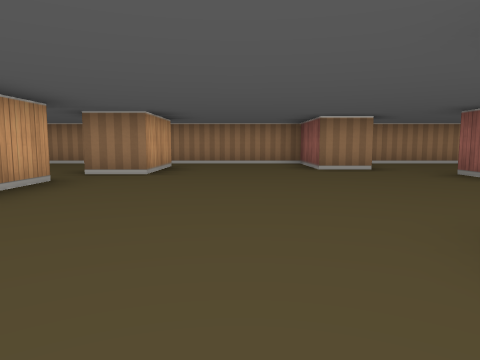
view 1 (above)

22 first-person views from a walk through a cub3D ray-caster map. The camera is about half as high as the walls, tilts 6° down and sees 70° across. The floor is counted in squares. Each view is taken from the middle of a square. On the plan, view 1 faces up. The plan holds only what a view shows up to about 9 squares ahead; the rest is blank.

view 2
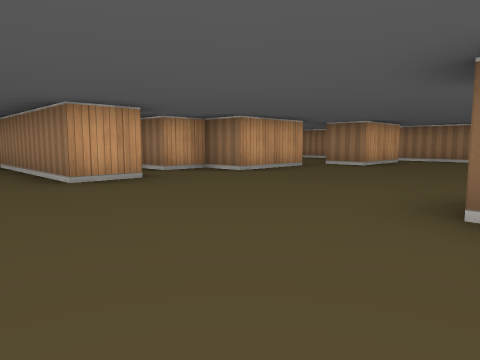

view 3
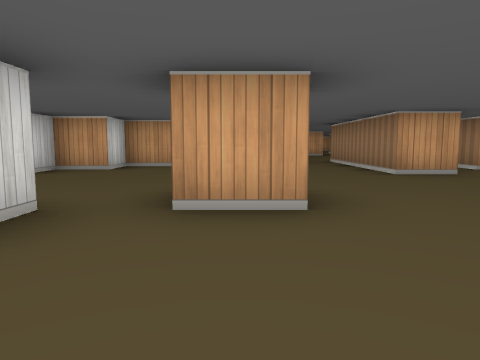

view 4
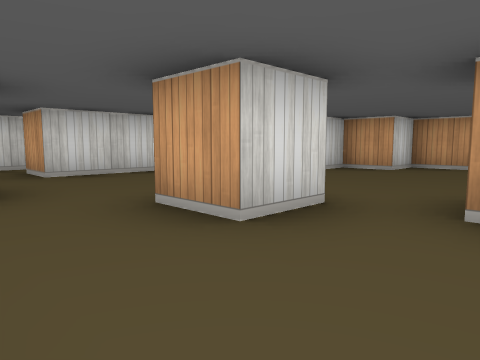

view 5
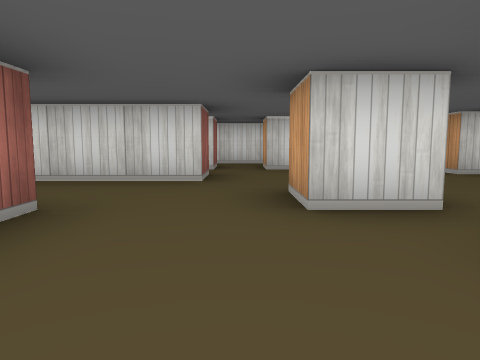

view 6
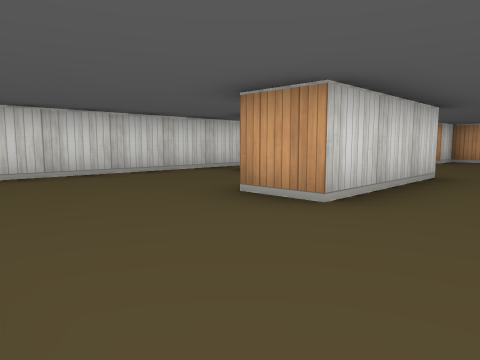

view 7
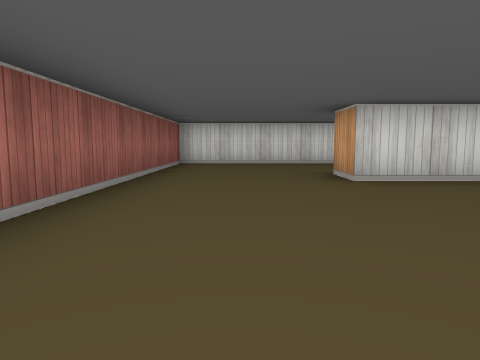

view 8
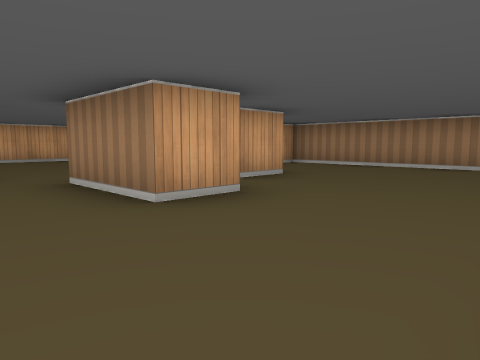

view 9
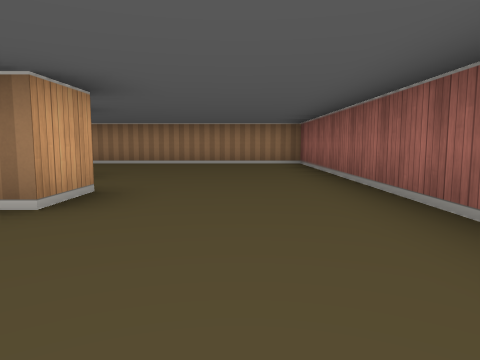

view 10
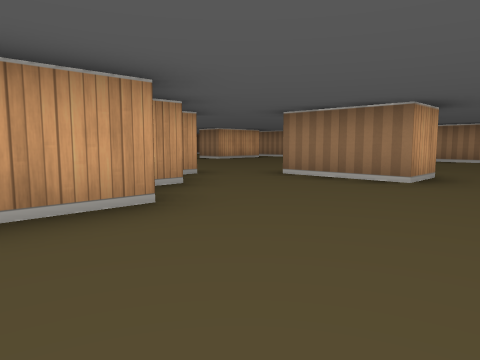

view 11
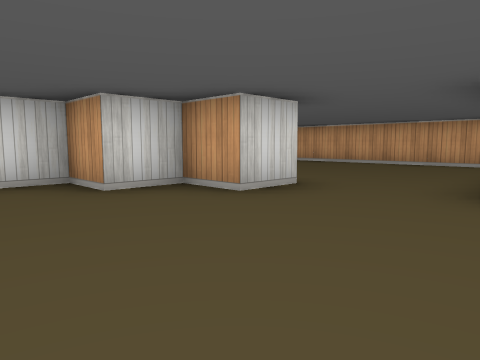

view 12
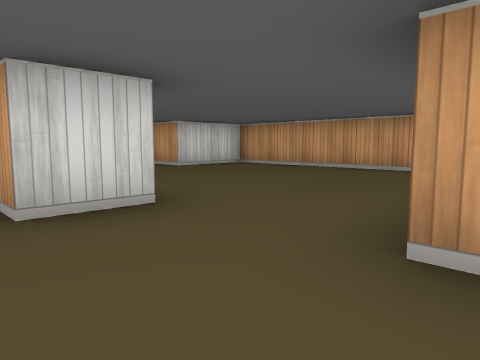

view 13
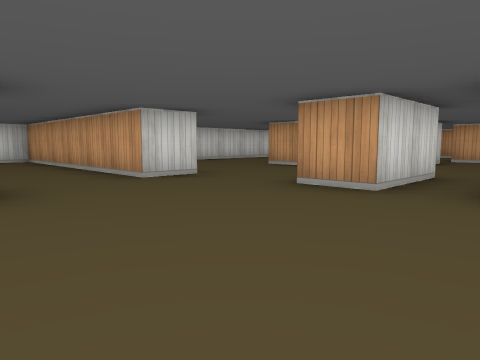

view 14
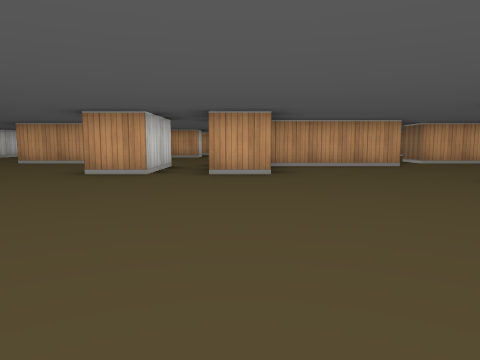

view 15
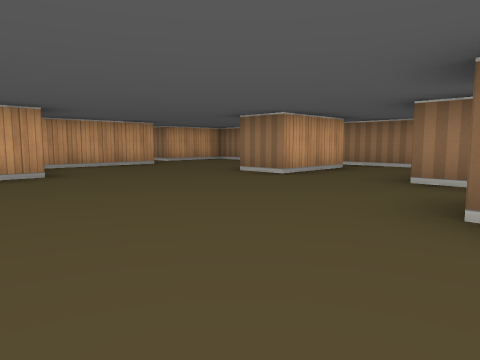

view 16
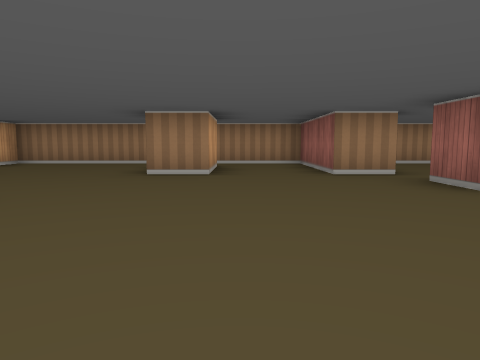

view 17
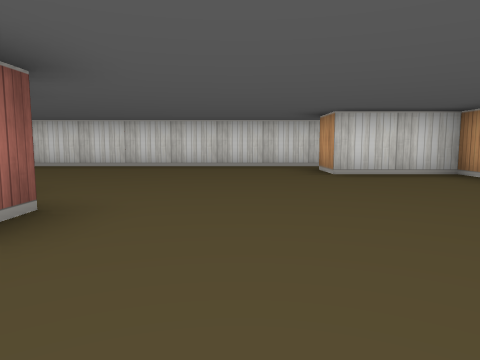

view 18
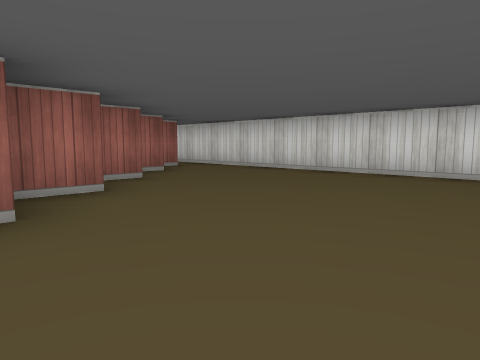

view 19
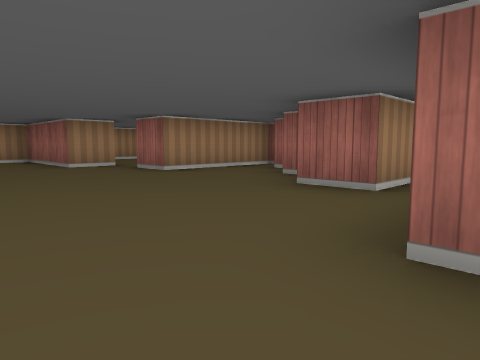

view 20
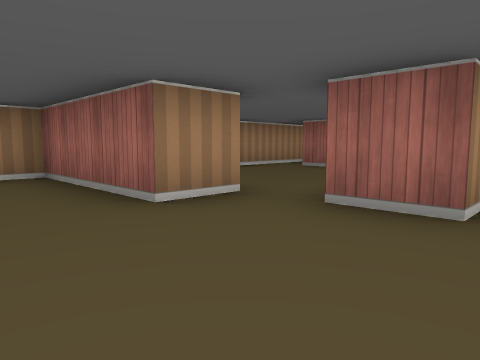

view 21
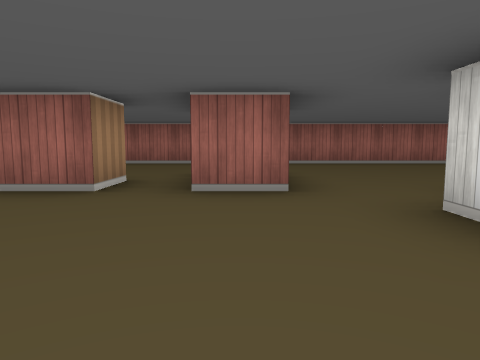

view 22
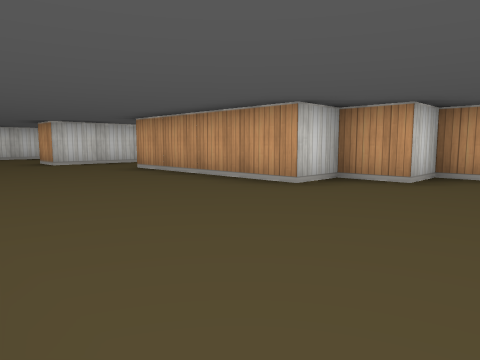

### Floor plan
Points are (right, up) in squares from view 1. A wall is a line through its corners. A room is listed if a view was taken in it or the views show most of it. See-through windows are left out.
Room 1 (views 1, 2, 3, 4, 5, 6, 7, 8, 9, 10, 11, 12, 21, 22)
walls: (0.5, -2.4) (0.5, -3.5); (2, 1.5) (2.5, 1.5) (2.5, 0.5) (3.5, 0.5) (3.5, -0.5) (4.5, -0.5) (4.5, -4.5); (3.5, -4.5) (3.5, -4); (0.4, -4.5) (1.5, -4.5) (1.5, -5.5); (-2.5, 0.6) (-2.5, -0.5) (-5.5, -0.5); (5.5, 3.5) (5.5, 2.5) (3.5, 2.5) (3.5, 3.5); (2.5, -7.5) (2.5, -6.5) (5.5, -6.5) (5.5, -7.5); (8.5, -2.1) (8.5, 8.5) (2.6, 8.5); (4.5, 5.6) (4.5, 4.5) (3.5, 4.5) (3.5, 5.5); (-2.5, 4.5) (-2.5, 2.5) (-3.5, 2.5) (-3.5, 1.5); (-2.5, -6.8) (-2.5, -7.5) (-1.5, -7.5) (-1.5, -7.9); (2.6, 6.5) (1.5, 6.5) (1.5, 8.5) (-1.5, 8.5); (-0.4, -8.5) (1.5, -8.5) (1.5, -9.5); (2.5, -9.2) (2.5, -8.6); (-5.6, -4.5) (-4.5, -4.5) (-4.5, -5.5) (-3.5, -5.5) (-3.5, -6.5) (-2.8, -6.5); (-1.5, 7.5) (-1.5, 5.5) (-2.5, 5.5); (1.2, -10.5) (8.5, -10.5) (8.5, -4)
ways out: opening at (-6, -1) to room 2; opening at (-5, -3.5) to room 3; opening at (2, -10) to room 3; opening at (-3, 5) to room 4; opening at (-2, 8) to room 4
Room 2 (views 13, 14, 15, 16, 19, 20)
walls: (-11.5, 2.6) (-11.5, 1.5); (-9.5, 5.5) (-10.5, 5.5); (-13.5, 0.5) (-11.5, 0.5) (-11.5, -0.5); (-13.5, 5.6) (-13.5, 2.6); (-6.4, 5.5) (-7.5, 5.5); (-10.5, 8.5) (-14.5, 8.5) (-14.5, 6.5) (-15.1, 6.5); (-5.5, -0.5) (-6.5, -0.5) (-6.5, 0.5); (-11.6, -2.5) (-10.5, -2.5) (-10.5, -3.5); (-3.5, 3.5) (-6.5, 3.5) (-6.5, 4.5)
ways out: opening at (-6, -1) to room 1; opening at (-9.5, -2.5) to room 3; opening at (-6, 5) to room 4; opening at (-10, 8) to room 5; opening at (-8.5, 6.5) to room 5; opening at (-15, 6); opening at (-12.5, 1); opening at (-11, -1.5)
Room 3 (views 17, 18)
walls: (-5.5, -5.6) (-5.5, -5); (-4.5, -6.6) (-4.5, -5.5); (-3.5, -7.6) (-3.5, -6.9); (-8.8, -10.5) (-0.6, -10.5); (-2.5, -8.6) (-2.5, -8); (-10.5, -3.5) (-10.5, -8.5) (-8.5, -8.5) (-8.5, -9.5); (-1.5, -9.6) (-1.5, -9.1)
ways out: opening at (-5, -3.5) to room 1; opening at (2, -10) to room 1; opening at (-9.5, -2.5) to room 2; opening at (-9, -10)
Room 4 (no view inside)
walls: (-2.5, 6.9) (-2.5, 7.5); (-1.5, 8.5) (-5.2, 8.5)
ways out: opening at (-3, 5) to room 1; opening at (-2, 8) to room 1; opening at (-6, 5) to room 2
Room 5 (no view inside)
walls: (-9.5, 7.6) (-9.5, 5.5); (-7.5, 5.5) (-7.5, 8.5) (-10.5, 8.5)
ways out: opening at (-10, 8) to room 2; opening at (-8.5, 6.5) to room 2

Positions as (right, up) in squares from view 1, and headings:
1: (0, 0), facing up
2: (2, -2), facing up-left
3: (3, -3), facing left
4: (3, -3), facing down-left
5: (2, -2), facing down
6: (8, -5), facing down-left
7: (7, -2), facing down
8: (8, 1), facing up-left
9: (7, 0), facing up
10: (7, -2), facing up-left
11: (-2, -2), facing down-left
12: (-4, -2), facing down-left
13: (-8, 2), facing down-left
14: (-6, 2), facing left
15: (-6, 1), facing up-left
16: (-9, 0), facing up
17: (-7, -3), facing down
18: (-8, -5), facing down-right
19: (-10, -2), facing up-right
20: (-9, 3), facing up-right
21: (0, 3), facing right
22: (8, 2), facing down-left
